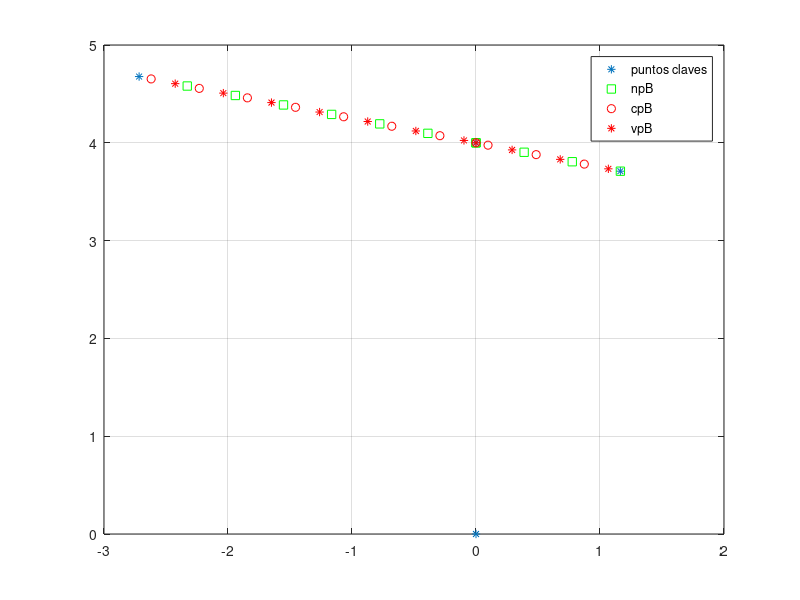

The MATLAB script that drew this image:
clear all; close all;

%% corregir ls valores de 0,0,0 de los vectores que no dan bien


% Placa plana
% tenemos que leer un archivo con los datos de entrada
%% definiciones de entrada
a = .4; b = 2;
nel = 10; % número de elementos
theta = 14; thetaR = deg2rad(theta); % en grados
h = 4;

% chequear que a no sea mayor que 2b
dosB = 2*b;
dosA = 2*a;
if dosA>b
	disp('2a es mayor que b')
    return
end

% definimos un centro de coordenadas origen ceroN
ceroN = zeros(1,3);
ceroB = ceroN;
H = [0 h 0];

nb1 = [1 0 0];
nb2 = [0 1 0];

% matrices de rotacion
CBN = [cos(thetaR) -sin(thetaR) 0;sin(thetaR) cos(thetaR) 0; 0 0 1];
CNB = CBN';

ba = (1+a)*b;
bf = dosB-ba;
baB = -ba*nb1; % borde de ataque en B
bfB = bf*nb1; % borde de fuga en B
baN = CNB * baB' + H';
bfN = CNB * bfB' + H';
% fijar un centro de coordenadas
ceroN = ceroB + H;

lel = dosB/nel;%longitud elemento
% generacion de elementos
nnp = nel+1; % numero de nodal points
nvp = nnp; % numero de vortex points
ncp = nnp; % numero de control points
% iniciar las matrices
rnpB =zeros(3,nnp);
rvpB =zeros(3,nnp);
rcpB =zeros(3,nnp);

% definir en B
for i=1:nel
    rnpB(1,i+1) = lel*i-ba;
	rvpB(1,i+1) = rnpB(1,i+1)-lel*.75;
	rcpB(1,i+1) = rnpB(1,i+1)-lel*.25;
end
%tranformar a N
rnpN = CNB *rnpB;
rvpN = CNB *rvpB;
rcpN = CNB *rcpB;
rnpN(2,:) = rnpN(2,:)+h;
rcpN(2,:) = rcpN(2,:)+h;
rvpN(2,:) = rvpN(2,:)+h;

% graficado
figure('Name','Sistema N','NumberTitle','off')
graficar = [ceroN;ceroB;baN';bfN'];
plot(graficar(:,1),graficar(:,2),'*')
grid on
hold on
%plot(rnpB(1,:),rnpB(2,:),'bs')
%plot(rvpB(1,:),rvpB(2,:),'bo')
%plot(rcpB(1,:),rcpB(2,:),'b*')
% en sistema N
plot(rnpN(1,:),rnpN(2,:),'gs')
plot(rvpN(1,:),rvpN(2,:),'ro')
plot(rcpN(1,:),rcpN(2,:),'r*')

legend('puntos claves','npB','cpB','vpB')
%figure('Name','Sistema B','NumberTitle','off')
%graficar = [ceroB;baB;bfB] 
%plot(graficar(:,1),graficar(:,2),'*')



%function vB = CBN(vN,theta)
%rad = deg*pi/180;
%vB = vN * theta;
%end